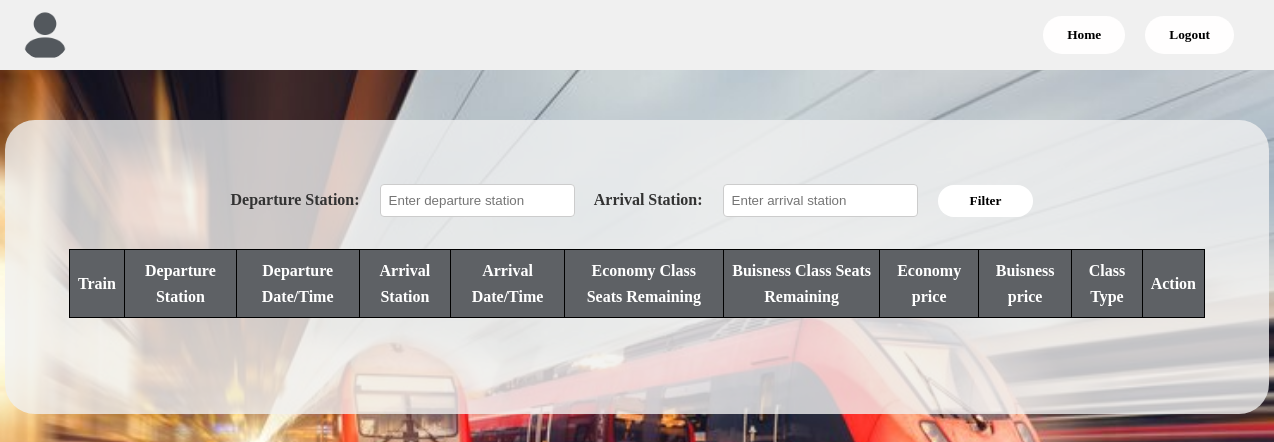
/bookings/, run on an earlier commit of the app's database.
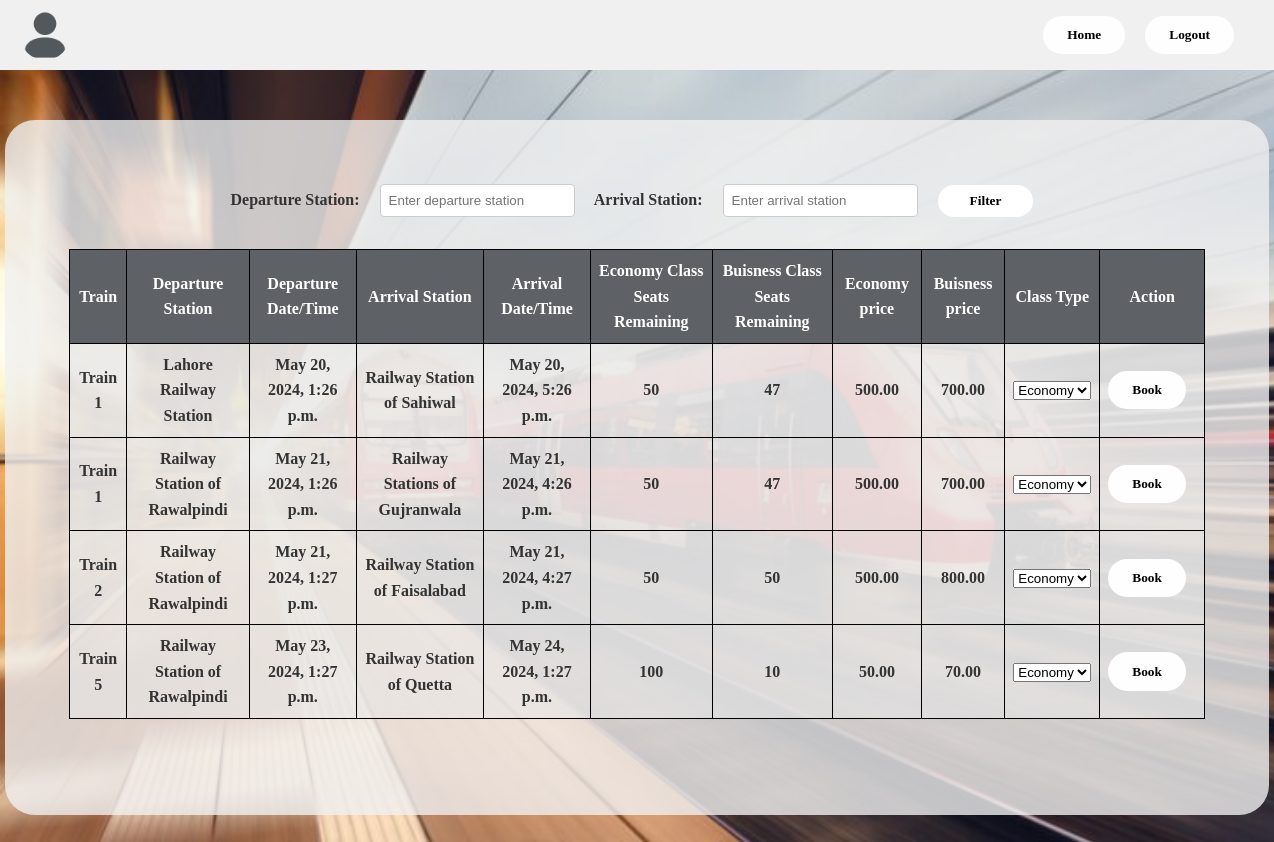
And on a later commit of the database.
### Schedules/models.py (models this page shows, shortened)
class TrainSchedule(models.Model):
    DEPARTURE_STATUS_CHOICES = (
        ('No', 'NotDeparted'),
        ('Yes', 'Departed'),
        ('Cancelled', 'Cancelled'),
        ('Delayed', 'Delayed'),
    )
    train = models.ForeignKey(Train, on_delete=models.CASCADE)
    DepartureStation = models.ForeignKey(Station, related_name='departure_schedules', on_delete=models.CASCADE, default=None)
    ArrivalStation = models.ForeignKey(Station, related_name='arrival_schedule', on_delete=models.CASCADE, default=None)
    departure_time = models.DateTimeField()
    arrival_time = models.DateTimeField()
    departure_status = models.CharField(max_length=10, choices=DEPARTURE_STATUS_CHOICES, default='No')
    date = models.DateField(default=date.today)
    @property
    def available_economy_seats(self):
        booked_tickets = Ticket.objects.filter(train=self.train, sourceStation=self.DepartureStation, destinationStation=self.ArrivalStation, classType='Economy').count()
        return self.train.economy_capacity - booked_tickets
    @property
    def available_business_seats(self):
        booked_tickets = Ticket.objects.filter(train=self.train, sourceStation=self.DepartureStation, destinationStation=self.ArrivalStation, classType='Business').count()
        return self.train.business_capacity - booked_tickets
    def calculate_price(self, class_type):
        if class_type == "economy":
            base_price = self.train.economyClassPrice
        elif class_type == "business":
            base_price = self.train.businessClassPrice
        else:
            raise ValueError("Invalid class type")
        return base_price

### Trains/models.py (models this page shows, shortened)
class Train(models.Model):
    name = models.CharField(max_length=100)
    economy_capacity = models.IntegerField(default=0)  # Capacity for economy class
    business_capacity = models.IntegerField(default=0)  # Capacity for business class
    economyClassPrice = models.DecimalField(max_digits=10, decimal_places=2)
    businessClassPrice = models.DecimalField(max_digits=10, decimal_places=2)

### Stations/models.py (models this page shows, shortened)
class Station(models.Model):
    name = models.CharField(max_length=100)
    location = models.CharField(max_length=100)
    distance = models.DecimalField(max_digits=10, decimal_places=2, default=1)  # Distance from a reference point

### Schedules/views.py (the view)
# urls.py: path('bookings/', trainDetails, name='bookings'),
def trainDetails(request):
    current_time = timezone.now()
    available_trains = Train.objects.all()
    available_stations = Station.objects.all()
    train_schedules = TrainSchedule.objects.filter(departure_time__gte=current_time)
    departure_station = request.GET.get('departure')
    arrival_station = request.GET.get('arrival')
    if departure_station and arrival_station:
        train_schedules = train_schedules.filter(
            DepartureStation__name__icontains=departure_station,
            ArrivalStation__name__icontains=arrival_station
        )
    for schedule in train_schedules:
        schedule.economy_price = schedule.calculate_price("economy")
        schedule.business_price = schedule.calculate_price("business")
    return render(request, 'schedules.html',
    {
        'train_schedules': train_schedules,
    })

### Schedules/templates/schedules.html (shortened to what this page needs)
{% load static %}
<!DOCTYPE html>
<html lang="en">
<head>
    <link rel="stylesheet" href="{% static 'schedules.css' %}">
</head>
<body>
    <header>
        <div class="user-info">
            <img src="/static/avatar.png" alt="User Avatar">
        </div>
        <div class="action-buttons">
            <a href="/user/userPage"><button>Home</button></a>
            <a href="/user/login"><button>Logout</button></a>
        </div>
    </header>
    <div class="container">
        <main>
            <form method="GET" action="{% url 'Schedules:TrainDetails' %}">
                <label for="departure">Departure Station:</label>
                <input type="text" name="departure" id="departure" placeholder="Enter departure station">
                <label for="arrival">Arrival Station:</label>
                <input type="text" name="arrival" id="arrival" placeholder="Enter arrival station">
                <button type="submit">Filter</button>
            </form>
            <table>
                <thead>
                    <tr>
                        <th>Train</th>
                        <th>Departure Station</th>
                        <th>Departure Date/Time</th>
                        <th>Arrival Station</th>
                        <th>Arrival Date/Time</th>
                        <th>Economy Class Seats Remaining</th>
                        <th>Buisness Class Seats Remaining</th>
                        <th>Economy price</th>
                        <th>Buisness price</th>
                        <th>Class Type</th>
                        <th>Action</th>
                    </tr>
                </thead>
                <tbody>
                    {% for schedule in train_schedules %}
                        <tr>
                            <td>{{ schedule.train.name }}</td>
                            <td>{{ schedule.DepartureStation.name }}</td>
                            <td>{{ schedule.departure_time }}</td>
                            <td>{{ schedule.ArrivalStation.name }}</td>
                            <td>{{ schedule.arrival_time }}</td>
                            <td>{{ schedule.available_economy_seats }}</td>
                            <td>{{ schedule.available_business_seats }}</td>
                            <td>{{ schedule.economy_price }}</td>
                            <td>{{ schedule.business_price }}</td>
                            <td>
                                <select name="class_type" id="class_type_{{ schedule.id }}">
                                    <option value="economy">Economy</option>
                                </select>
                            </td>
                            <td class="action">
                                <button onclick="openModal('{{ schedule.id }}')">Book</button>
                            </td>
                        </tr>
                    {% endfor %}
                </tbody>
            </table>
        </main>
    </div>
</body>
</html>

### Schedules/static/schedules.css (style rules this page uses)
body { margin: 0; padding: 0; font-family: Arial, sans-serif; background-color: #f2f4f8; color: #333; line-height: 1.6; background-image: url(dashboard.jpg); background-size: cover; background-repeat: no-repeat; background-attachment: fixed; font-family: 'verdana'; font-weight: bold; }
header { display: flex; justify-content: space-between; align-items: center; background-color: #f0f0f0; padding: 10px 20px; }
.user-info { display: flex; align-items: center; }
.user-info img { width: 50px; height: 50px; border-radius: 50%; margin-right: 1rem; }
.action-buttons { display: flex; align-items: center; }
.action-buttons a { margin-right: 10px; text-decoration: none; color: #fff; }
.container { margin: 0 auto; padding: 4rem; width: 71rem; background-color: rgba(240, 240, 240, 0.8); margin-top: 50px; margin-bottom: 50px; border-radius: 30px; overflow: auto; }
form { margin-bottom: 2rem; text-align: center; }
form label { font-weight: bold; margin-right: 1rem; }
form input[type="text"] { padding: 0.5rem; border: 1px solid #ccc; border-radius: 4px; margin-right: 1rem; }
form button[type="submit"] { padding: 0.5rem 2rem; background-color: #ffffff; color: #000; border: none; border-radius: 20px; cursor: pointer; transition: background-color 0.3s; }
table { width: 100%; border-collapse: collapse; margin-bottom: 2rem; }
th, td { border: 1px solid #000; padding: 0.5rem; text-align: center; background-color: rgb(231 231 231 / 60%); }
th { background-color: #5e6165; color: #fff; }
button { padding: 0.7rem 1.5rem; margin-right: 10px; background-color: #fffefe; color: #000; border: none; border-radius: 20px; cursor: pointer; transition: background-color 0.3s; font-family: 'verdana'; font-weight: bold; }

What changed in the data, as far as the page shows it:
added TrainSchedule: train.name "Train 1", DepartureStation.name "Lahore Railway Station", departure_time "May 20, 2024, 1:26 p.m.", ArrivalStation.name "Railway Station of Sahiwal", arrival_time "May 20, 2024, 5:26 p.m.", available_economy_seats "50", available_business_seats "47", economy_price "500.00", business_price "700.00", class_type "Economy"
added TrainSchedule: train.name "Train 1", DepartureStation.name "Railway Station of Rawalpindi", departure_time "May 21, 2024, 1:26 p.m.", ArrivalStation.name "Railway Stations of Gujranwala", arrival_time "May 21, 2024, 4:26 p.m.", available_economy_seats "50", available_business_seats "47", economy_price "500.00", business_price "700.00", class_type "Economy"
added TrainSchedule: train.name "Train 2", DepartureStation.name "Railway Station of Rawalpindi", departure_time "May 21, 2024, 1:27 p.m.", ArrivalStation.name "Railway Station of Faisalabad", arrival_time "May 21, 2024, 4:27 p.m.", available_economy_seats "50", available_business_seats "50", economy_price "500.00", business_price "800.00", class_type "Economy"
added TrainSchedule: train.name "Train 5", DepartureStation.name "Railway Station of Rawalpindi", departure_time "May 23, 2024, 1:27 p.m.", ArrivalStation.name "Railway Station of Quetta", arrival_time "May 24, 2024, 1:27 p.m.", available_economy_seats "100", available_business_seats "10", economy_price "50.00", business_price "70.00", class_type "Economy"
